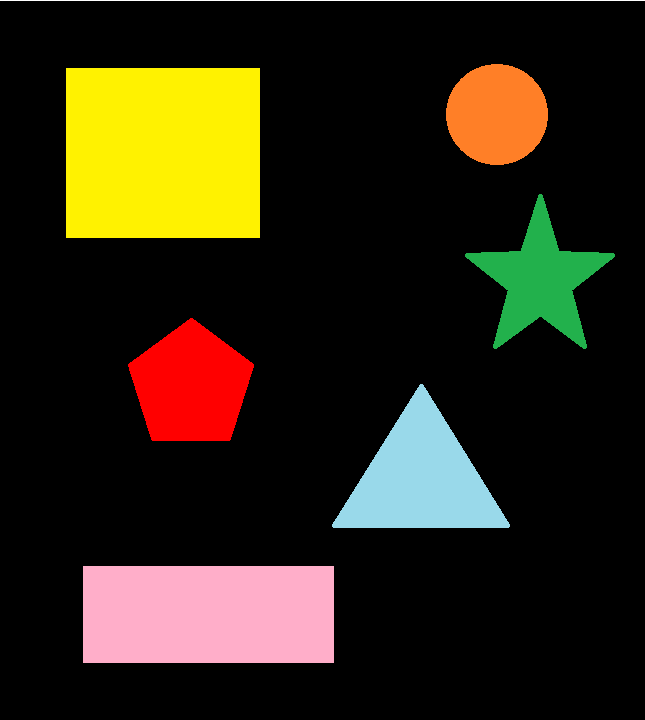
#> input picture images/img.png, 645 x 720 px, given in place of the camera
$ python detectAnyShape.py
#> lines starting #> are read from the running program, lines starting #| are printed output that depends on the picture; after the words box and inside, x2 and y2 are one past the last pixel; in counts of white or black regions, pixels touching at a corner belong together
import cv2
import imutils
import numpy as np
import webcolors
from scipy.spatial import KDTree
import colorsys

def rgb_to_hsv(rgb_color):
    r, g, b = rgb_color
    hsv = colorsys.rgb_to_hsv(r / 255.0, g / 255.0, b / 255.0)
    hsv_scaled = (hsv[0] * 360, hsv[1] * 100, hsv[2] * 100)
    return hsv_scaled

def get_closest_color_name_hsv(requested_rgb):
    requested_hsv = rgb_to_hsv(requested_rgb)

    css3_colors = webcolors.names("css3")

    css3_colors_hex = {}

    for color_name in css3_colors:
        try:
            rgb_color = webcolors.name_to_rgb(color_name)
            hex_color = webcolors.rgb_to_hex(rgb_color)
            css3_colors_hex[color_name] = hex_color
        except ValueError:
            pass
    color_names = list(css3_colors_hex.keys())
    color_rgb_values = [webcolors.hex_to_rgb(hex_value) for hex_value in css3_colors_hex.values()]
    color_hsv_values = [rgb_to_hsv(rgb) for rgb in color_rgb_values]

    kdt_db = KDTree(color_hsv_values)
    distance, index = kdt_db.query(requested_hsv)
    closest_color_name = color_names[index]

    return closest_color_name

def detect_shape(contour):
    # Calculer le périmètre du contour
    peri = cv2.arcLength(contour, True)
    # Approximation des contours
    approx = cv2.approxPolyDP(contour, 0.04 * peri, True)

    # Identifier la forme selon le nombre de sommets
    if len(approx) == 3:
        return "Triangle"
    elif len(approx) == 4:
        # Calculer le rapport largeur/hauteur pour déterminer s'il s'agit d'un carré ou d'un rectangle
        (x, y, w, h) = cv2.boundingRect(approx)
        aspect_ratio = w / float(h)
        return "Carré" if 0.95 <= aspect_ratio <= 1.05 else "Rectangle"
    elif len(approx) == 5:
        return "Pentagone"

    elif len(approx) == 10 or len(approx) == 12:
        return "Etoile"
    else:
        return "Cercle"

def main():
    # Initialiser la capture vidéo
    cap = cv2.VideoCapture(0)

    # Vérifier si la caméra s'ouvre correctement
    if not cap.isOpened():
        print("Erreur : Impossible d'accéder à la caméra.")
        return

    while True:
        # Lire une image de la caméra
        ret, frame = cap.read()
#> frame is the input picture: shape (720, 645, 3); mean B, G, R 19.7, 38.4, 47.2
        if not ret:
            print("Erreur : Impossible de lire l'image.")
            break

        # Redimensionner l'image pour une meilleure performance
        resized = imutils.resize(frame, width=600)
        gray = cv2.cvtColor(resized, cv2.COLOR_BGR2GRAY)
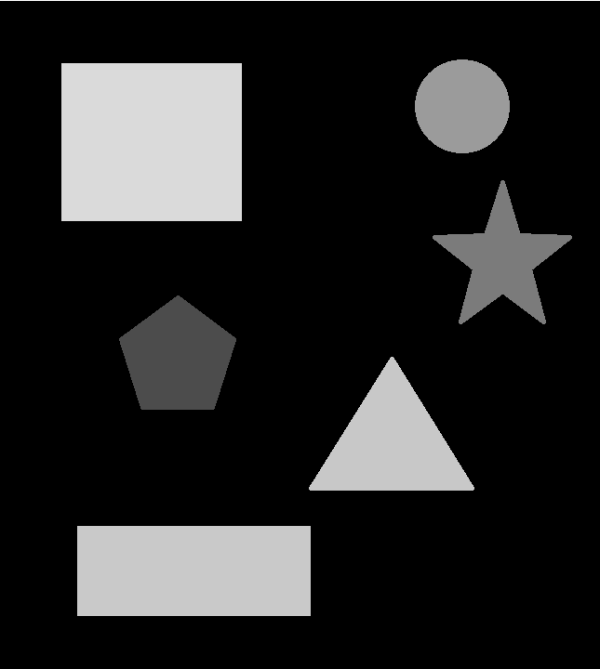
#> gray: shape (669, 600); min 0, max 237, mean 38.9

        hsv_frame = cv2.cvtColor(resized, cv2.COLOR_BGR2HSV)
#> hsv_frame: shape (669, 600, 3); mean H, S, V 15.5, 39.2, 52.3
        rgb_frame = cv2.cvtColor(resized, cv2.COLOR_BGR2RGB)

        # Appliquer le filtre gaussien pour réduire le bruit
        blurred = cv2.GaussianBlur(gray, (5, 5), 0)

        # Utiliser le filtre Canny pour détecter les bords
        edged = cv2.Canny(blurred, 50, 150)
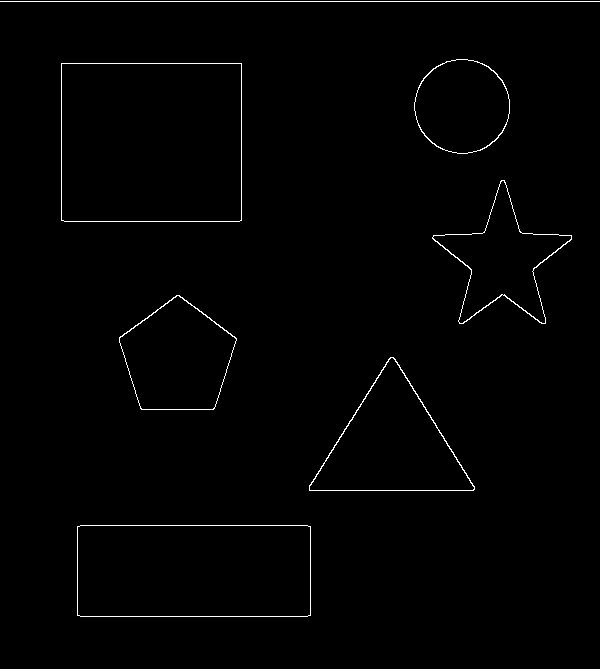
#> edged: shape (669, 600); 0.97% white in thin lines or dots

        # Utiliser un seuillage adaptatif pour obtenir une image binaire
        thresh = cv2.adaptiveThreshold(blurred, 255, cv2.ADAPTIVE_THRESH_GAUSSIAN_C, cv2.THRESH_BINARY_INV, 11, 2)
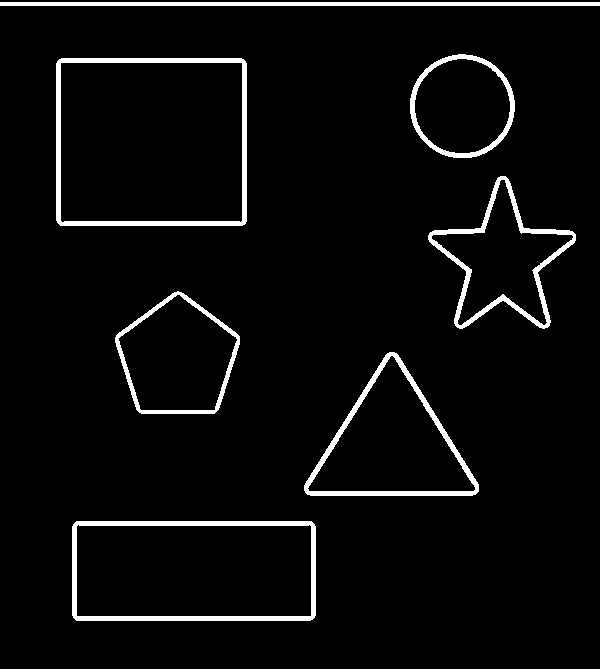
#> thresh: shape (669, 600); 4.4% white; 7 white regions

        # Trouver les contours
        contours, _ = cv2.findContours(thresh, cv2.RETR_EXTERNAL, cv2.CHAIN_APPROX_SIMPLE)
#> contours = 7 contours; box (x1, y1, x2, y2) and area: (56, 58, 247, 226) 31694, (72, 521, 316, 621) 24020, (304, 352, 479, 496) 13902, (115, 291, 240, 414) 10893, (428, 176, 576, 329) 10096, (410, 54, 515, 158) 8422, (0, 2, 600, 6) 1797

        # Parcourir chaque contour détecté
        for contour in contours:
            # Calculer l'aire et filtrer les petits contours
            area = cv2.contourArea(contour)
            if area < 100:  # Seuil de filtrage des petits contours
                continue

            # Calculer le centre de la forme
            M = cv2.moments(contour)
            if M["m00"] != 0:
                cX = int(M["m10"] / M["m00"])
                cY = int(M["m01"] / M["m00"])
            else:
                cX, cY = 0, 0

            # Détecter la forme
            shape_name = detect_shape(contour)
            color_rgb = rgb_frame[cY, cX]
            color_name = get_closest_color_name_hsv(tuple(color_rgb))
            # Dessiner le contour et le nom de la forme
            cv2.drawContours(resized, [contour], -1, (0, 255, 0), 2)
            cv2.putText(resized, f"{shape_name}, {color_name}", (cX, cY), cv2.FONT_HERSHEY_SIMPLEX, 0.5, (255, 0, 0), 2)
#> this loop made 7 passes
#> (area, cX, cY, peri in detect_shape, approx in detect_shape, x in detect_shape, y in detect_shape, w in detect_shape) on pass 1: (24020, 193, 570, 674.6, [[72, 526], [76, 620], [315, 615], [311, 521]], 72, 521, 244)
#> contour on pass 7: [[0, 2], [0, 5], [599, 5], [599, 2]]
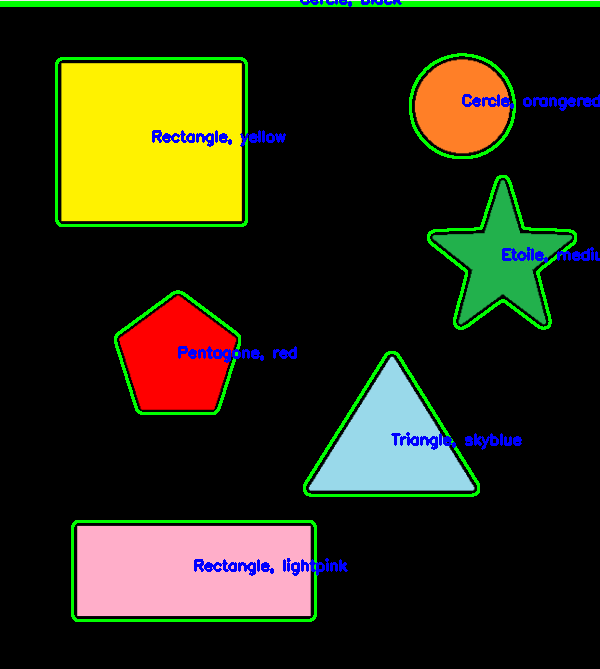
#> resized: shape (669, 600, 3); mean B, G, R 22.5, 45.8, 45.7

        # Afficher l'image avec les formes détectées
        cv2.imshow('Shapes Detection', resized)

        # Quitter en appuyant sur 'q'
        if cv2.waitKey(1) & 0xFF == ord('q'):
#> (key q is pressed here)
            break

    # Libérer la caméra et fermer toutes les fenêtres
    cap.release()
    cv2.destroyAllWindows()

if __name__ == "__main__":
    main()
